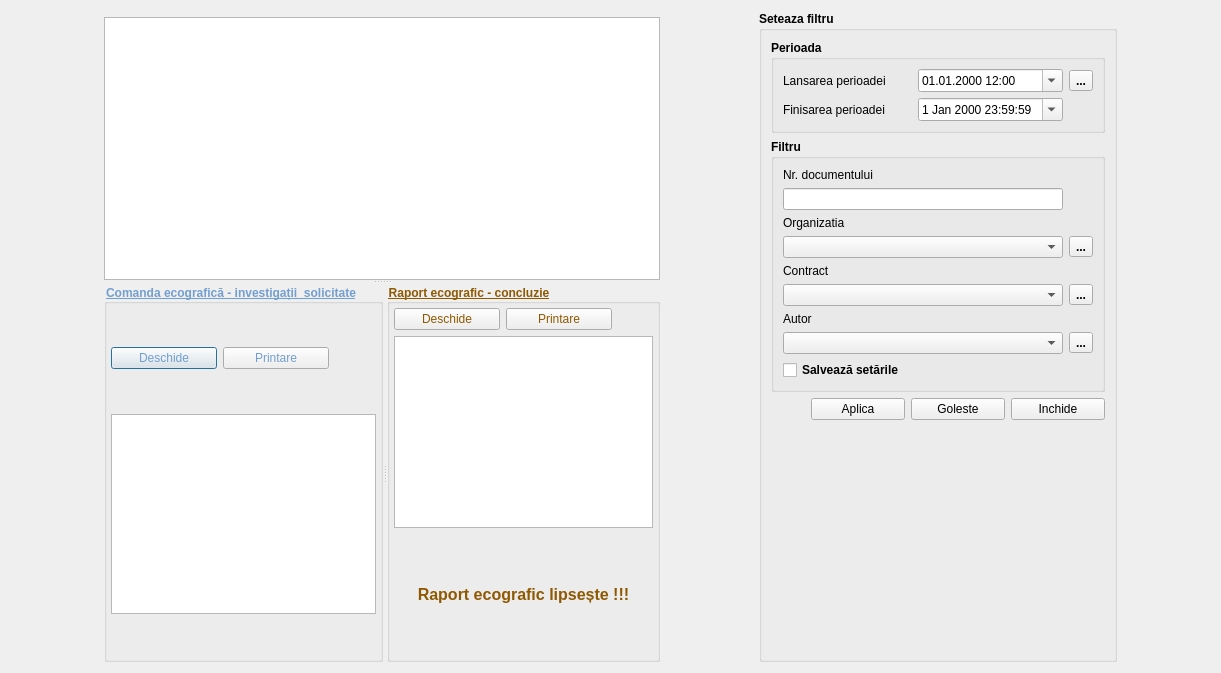
<?xml version="1.0" encoding="UTF-8"?>
<ui version="4.0">
 <class>OrderView</class>
 <widget class="QDialog" name="OrderView">
  <property name="geometry">
   <rect>
    <x>0</x>
    <y>0</y>
    <width>1221</width>
    <height>673</height>
   </rect>
  </property>
  <property name="font">
   <font>
    <family>Segoe UI</family>
   </font>
  </property>
  <property name="windowTitle">
   <string>Dialog</string>
  </property>
  <property name="windowIcon">
   <iconset resource="../../resources/resource.qrc">
    <normaloff>:/img/documents/orderEcho.png</normaloff>:/img/documents/orderEcho.png</iconset>
  </property>
  <layout class="QGridLayout" name="gridLayout_6">
   <item row="1" column="0">
    <widget class="QSplitter" name="splitter_3">
     <property name="orientation">
      <enum>Qt::Orientation::Vertical</enum>
     </property>
     <widget class="QTableView" name="tableView"/>
     <widget class="QSplitter" name="splitter">
      <property name="orientation">
       <enum>Qt::Orientation::Horizontal</enum>
      </property>
      <widget class="QGroupBox" name="groupBox_table_order">
       <property name="font">
        <font>
         <family>.AppleSystemUIFont</family>
         <bold>true</bold>
         <underline>true</underline>
        </font>
       </property>
       <property name="styleSheet">
        <string notr="true">color: rgb(114, 159, 207);</string>
       </property>
       <property name="title">
        <string>Comanda ecografică - investigații  solicitate</string>
       </property>
       <layout class="QGridLayout" name="gridLayout_5">
        <property name="leftMargin">
         <number>4</number>
        </property>
        <property name="topMargin">
         <number>4</number>
        </property>
        <property name="rightMargin">
         <number>4</number>
        </property>
        <property name="bottomMargin">
         <number>4</number>
        </property>
        <item row="0" column="1">
         <widget class="QPushButton" name="btnOpenOrder">
          <property name="minimumSize">
           <size>
            <width>106</width>
            <height>0</height>
           </size>
          </property>
          <property name="text">
           <string>Deschide</string>
          </property>
          <property name="icon">
           <iconset resource="../../resources/resource.qrc">
            <normaloff>:/img/catalogs/open_catalog.png</normaloff>:/img/catalogs/open_catalog.png</iconset>
          </property>
         </widget>
        </item>
        <item row="0" column="2">
         <widget class="QPushButton" name="btnPrintOrder">
          <property name="minimumSize">
           <size>
            <width>106</width>
            <height>0</height>
           </size>
          </property>
          <property name="text">
           <string>Printare</string>
          </property>
          <property name="icon">
           <iconset resource="../../resources/resource.qrc">
            <normaloff>:/img/actions/print.png</normaloff>:/img/actions/print.png</iconset>
          </property>
         </widget>
        </item>
        <item row="0" column="3">
         <spacer name="horizontalSpacer_3">
          <property name="orientation">
           <enum>Qt::Orientation::Horizontal</enum>
          </property>
          <property name="sizeHint" stdset="0">
           <size>
            <width>40</width>
            <height>20</height>
           </size>
          </property>
         </spacer>
        </item>
        <item row="1" column="1" colspan="3">
         <widget class="QTableView" name="tableOrder">
          <property name="sizePolicy">
           <sizepolicy hsizetype="Expanding" vsizetype="Preferred">
            <horstretch>0</horstretch>
            <verstretch>0</verstretch>
           </sizepolicy>
          </property>
          <property name="maximumSize">
           <size>
            <width>16777215</width>
            <height>200</height>
           </size>
          </property>
          <property name="font">
           <font>
            <bold>false</bold>
            <underline>false</underline>
           </font>
          </property>
         </widget>
        </item>
       </layout>
      </widget>
      <widget class="QGroupBox" name="groupBox_table_report">
       <property name="font">
        <font>
         <family>.AppleSystemUIFont</family>
         <bold>true</bold>
         <underline>true</underline>
        </font>
       </property>
       <property name="styleSheet">
        <string notr="true">color: rgb(143, 89, 2);</string>
       </property>
       <property name="title">
        <string>Raport ecografic - concluzie</string>
       </property>
       <layout class="QGridLayout" name="gridLayout_4">
        <property name="leftMargin">
         <number>4</number>
        </property>
        <property name="topMargin">
         <number>4</number>
        </property>
        <property name="rightMargin">
         <number>4</number>
        </property>
        <property name="bottomMargin">
         <number>4</number>
        </property>
        <item row="0" column="0">
         <widget class="QPushButton" name="btnOpenReport">
          <property name="minimumSize">
           <size>
            <width>106</width>
            <height>0</height>
           </size>
          </property>
          <property name="text">
           <string>Deschide</string>
          </property>
          <property name="icon">
           <iconset resource="../../resources/resource.qrc">
            <normaloff>:/img/catalogs/open_catalog.png</normaloff>:/img/catalogs/open_catalog.png</iconset>
          </property>
         </widget>
        </item>
        <item row="0" column="2">
         <spacer name="horizontalSpacer_2">
          <property name="orientation">
           <enum>Qt::Orientation::Horizontal</enum>
          </property>
          <property name="sizeHint" stdset="0">
           <size>
            <width>40</width>
            <height>20</height>
           </size>
          </property>
         </spacer>
        </item>
        <item row="1" column="0" colspan="3">
         <widget class="QTableView" name="tableReport">
          <property name="sizePolicy">
           <sizepolicy hsizetype="Expanding" vsizetype="Preferred">
            <horstretch>0</horstretch>
            <verstretch>0</verstretch>
           </sizepolicy>
          </property>
          <property name="maximumSize">
           <size>
            <width>16777215</width>
            <height>200</height>
           </size>
          </property>
          <property name="font">
           <font>
            <bold>false</bold>
            <underline>false</underline>
           </font>
          </property>
         </widget>
        </item>
        <item row="0" column="1">
         <widget class="QPushButton" name="btnPrintReport">
          <property name="minimumSize">
           <size>
            <width>106</width>
            <height>0</height>
           </size>
          </property>
          <property name="text">
           <string>Printare</string>
          </property>
          <property name="icon">
           <iconset resource="../../resources/resource.qrc">
            <normaloff>:/img/actions/print.png</normaloff>:/img/actions/print.png</iconset>
          </property>
         </widget>
        </item>
        <item row="2" column="0" colspan="3">
         <widget class="QLabel" name="text_empty_report">
          <property name="font">
           <font>
            <pointsize>12</pointsize>
            <bold>true</bold>
           </font>
          </property>
          <property name="text">
           <string>Raport ecografic lipsește !!!</string>
          </property>
          <property name="alignment">
           <set>Qt::AlignmentFlag::AlignCenter</set>
          </property>
         </widget>
        </item>
       </layout>
      </widget>
     </widget>
    </widget>
   </item>
   <item row="0" column="1" rowspan="2">
    <widget class="QGroupBox" name="groupBoxFilter">
     <property name="sizePolicy">
      <sizepolicy hsizetype="Fixed" vsizetype="Preferred">
       <horstretch>0</horstretch>
       <verstretch>0</verstretch>
      </sizepolicy>
     </property>
     <property name="font">
      <font>
       <family>Segoe UI</family>
       <bold>true</bold>
      </font>
     </property>
     <property name="title">
      <string>Seteaza filtru</string>
     </property>
     <layout class="QGridLayout" name="gridLayout_3">
      <item row="0" column="0">
       <widget class="QGroupBox" name="groupPeriod">
        <property name="title">
         <string>Perioada</string>
        </property>
        <layout class="QGridLayout" name="gridLayout">
         <item row="0" column="0">
          <widget class="QLabel" name="label">
           <property name="font">
            <font>
             <family>Segoe UI</family>
             <bold>false</bold>
            </font>
           </property>
           <property name="text">
            <string>Lansarea perioadei</string>
           </property>
          </widget>
         </item>
         <item row="0" column="1">
          <widget class="QDateTimeEdit" name="dateStart">
           <property name="sizePolicy">
            <sizepolicy hsizetype="Minimum" vsizetype="Fixed">
             <horstretch>0</horstretch>
             <verstretch>0</verstretch>
            </sizepolicy>
           </property>
           <property name="font">
            <font>
             <family>Segoe UI</family>
             <bold>false</bold>
            </font>
           </property>
           <property name="dateTime">
            <datetime>
             <hour>12</hour>
             <minute>0</minute>
             <second>0</second>
             <year>2000</year>
             <month>1</month>
             <day>1</day>
            </datetime>
           </property>
           <property name="displayFormat">
            <string>dd.MM.yyyy HH:mm</string>
           </property>
           <property name="calendarPopup">
            <bool>true</bool>
           </property>
          </widget>
         </item>
         <item row="1" column="1">
          <widget class="QDateTimeEdit" name="dateEnd">
           <property name="font">
            <font>
             <family>Segoe UI</family>
             <bold>false</bold>
            </font>
           </property>
           <property name="dateTime">
            <datetime>
             <hour>23</hour>
             <minute>59</minute>
             <second>59</second>
             <year>2000</year>
             <month>1</month>
             <day>1</day>
            </datetime>
           </property>
           <property name="calendarPopup">
            <bool>true</bool>
           </property>
          </widget>
         </item>
         <item row="1" column="0">
          <widget class="QLabel" name="label_2">
           <property name="font">
            <font>
             <family>Segoe UI</family>
             <bold>false</bold>
            </font>
           </property>
           <property name="text">
            <string>Finisarea perioadei</string>
           </property>
          </widget>
         </item>
         <item row="0" column="2">
          <widget class="QToolButton" name="btnSelectPeriod">
           <property name="minimumSize">
            <size>
             <width>0</width>
             <height>0</height>
            </size>
           </property>
           <property name="text">
            <string>...</string>
           </property>
          </widget>
         </item>
        </layout>
       </widget>
      </item>
      <item row="1" column="0">
       <widget class="QGroupBox" name="groupBoxItemFilter">
        <property name="title">
         <string>Filtru</string>
        </property>
        <layout class="QGridLayout" name="gridLayout_2">
         <item row="1" column="0">
          <widget class="QLineEdit" name="numberDoc"/>
         </item>
         <item row="0" column="0">
          <widget class="QLabel" name="label_3">
           <property name="font">
            <font>
             <family>Segoe UI</family>
             <bold>false</bold>
            </font>
           </property>
           <property name="text">
            <string>Nr. documentului</string>
           </property>
          </widget>
         </item>
         <item row="7" column="0">
          <widget class="QComboBox" name="comboUsers"/>
         </item>
         <item row="4" column="0">
          <widget class="QLabel" name="label_5">
           <property name="font">
            <font>
             <family>Segoe UI</family>
             <bold>false</bold>
            </font>
           </property>
           <property name="text">
            <string>Contract</string>
           </property>
          </widget>
         </item>
         <item row="3" column="0">
          <widget class="QComboBox" name="comboOrganizations">
           <property name="font">
            <font>
             <family>Segoe UI</family>
             <bold>false</bold>
            </font>
           </property>
          </widget>
         </item>
         <item row="3" column="1">
          <widget class="QToolButton" name="openCatOrganization">
           <property name="text">
            <string>...</string>
           </property>
           <property name="icon">
            <iconset resource="../../resources/resource.qrc">
             <normaloff>:/img/catalogs/open_catalog.png</normaloff>:/img/catalogs/open_catalog.png</iconset>
           </property>
          </widget>
         </item>
         <item row="6" column="0">
          <widget class="QLabel" name="label_6">
           <property name="font">
            <font>
             <family>Segoe UI</family>
             <bold>false</bold>
            </font>
           </property>
           <property name="text">
            <string>Autor</string>
           </property>
          </widget>
         </item>
         <item row="7" column="1">
          <widget class="QToolButton" name="openCatUser">
           <property name="text">
            <string>...</string>
           </property>
           <property name="icon">
            <iconset resource="../../resources/resource.qrc">
             <normaloff>:/img/catalogs/open_catalog.png</normaloff>:/img/catalogs/open_catalog.png</iconset>
           </property>
          </widget>
         </item>
         <item row="5" column="0">
          <widget class="QComboBox" name="comboContracts">
           <property name="font">
            <font>
             <family>Segoe UI</family>
             <bold>false</bold>
            </font>
           </property>
          </widget>
         </item>
         <item row="5" column="1">
          <widget class="QToolButton" name="openCatContract">
           <property name="text">
            <string>...</string>
           </property>
           <property name="icon">
            <iconset resource="../../resources/resource.qrc">
             <normaloff>:/img/catalogs/open_catalog.png</normaloff>:/img/catalogs/open_catalog.png</iconset>
           </property>
          </widget>
         </item>
         <item row="2" column="0">
          <widget class="QLabel" name="label_4">
           <property name="font">
            <font>
             <family>Segoe UI</family>
             <bold>false</bold>
            </font>
           </property>
           <property name="text">
            <string>Organizatia</string>
           </property>
          </widget>
         </item>
         <item row="8" column="0">
          <widget class="QCheckBox" name="saveFilter">
           <property name="text">
            <string>Salvează setările</string>
           </property>
          </widget>
         </item>
        </layout>
       </widget>
      </item>
      <item row="2" column="0">
       <layout class="QHBoxLayout" name="horizontalLayout_2">
        <item>
         <spacer name="horizontalSpacer">
          <property name="orientation">
           <enum>Qt::Orientation::Horizontal</enum>
          </property>
          <property name="sizeHint" stdset="0">
           <size>
            <width>40</width>
            <height>20</height>
           </size>
          </property>
         </spacer>
        </item>
        <item>
         <widget class="QPushButton" name="btnApplyFilter">
          <property name="minimumSize">
           <size>
            <width>94</width>
            <height>0</height>
           </size>
          </property>
          <property name="font">
           <font>
            <family>Segoe UI</family>
            <bold>false</bold>
           </font>
          </property>
          <property name="text">
           <string>Aplica</string>
          </property>
          <property name="icon">
           <iconset resource="../../resources/resource.qrc">
            <normaloff>:/img/btns/valide.png</normaloff>:/img/btns/valide.png</iconset>
          </property>
         </widget>
        </item>
        <item>
         <widget class="QPushButton" name="btnClearFilter">
          <property name="minimumSize">
           <size>
            <width>94</width>
            <height>0</height>
           </size>
          </property>
          <property name="font">
           <font>
            <family>Segoe UI</family>
            <bold>false</bold>
           </font>
          </property>
          <property name="text">
           <string>Goleste</string>
          </property>
          <property name="icon">
           <iconset resource="../../resources/resource.qrc">
            <normaloff>:/img/actions/trash.png</normaloff>:/img/actions/trash.png</iconset>
          </property>
         </widget>
        </item>
        <item>
         <widget class="QPushButton" name="btnCloseFilter">
          <property name="minimumSize">
           <size>
            <width>94</width>
            <height>0</height>
           </size>
          </property>
          <property name="font">
           <font>
            <family>Segoe UI</family>
            <bold>false</bold>
           </font>
          </property>
          <property name="text">
           <string>Inchide</string>
          </property>
          <property name="icon">
           <iconset resource="../../resources/resource.qrc">
            <normaloff>:/img/btns/close.png</normaloff>:/img/btns/close.png</iconset>
          </property>
         </widget>
        </item>
       </layout>
      </item>
      <item row="3" column="0">
       <spacer name="verticalSpacer">
        <property name="orientation">
         <enum>Qt::Orientation::Vertical</enum>
        </property>
        <property name="sizeHint" stdset="0">
         <size>
          <width>20</width>
          <height>236</height>
         </size>
        </property>
       </spacer>
      </item>
     </layout>
    </widget>
   </item>
   <item row="0" column="0">
    <layout class="QHBoxLayout" name="layoutToolBar">
     <item>
      <widget class="Line" name="line">
       <property name="orientation">
        <enum>Qt::Orientation::Vertical</enum>
       </property>
      </widget>
     </item>
    </layout>
   </item>
  </layout>
 </widget>
 <resources>
  <include location="../../resources/resource.qrc"/>
 </resources>
 <connections/>
</ui>
